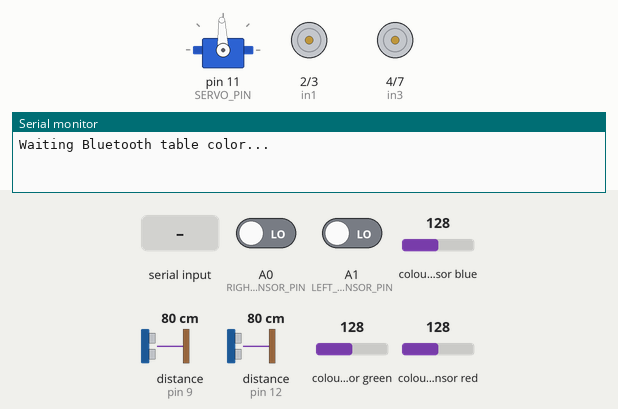
Recording of a sketch running on a simulated Arduino Uno, built with avr-gcc and run on an emulated ATmega328P. On the bench: servo, motor-driver pin pairs drawn as motors (green arrow = first pin HIGH = forward, orange = second pin HIGH = backward, longer = more drive, scaled by the enable pin), the last lines printed to the serial monitor. The test bench sets the inputs (shaded band); at power-on: distance to the obstacle (sensors on pin 12, pin 9) 80 cm, A0 (RIGHT_SENSOR_PIN) LOW, A1 (LEFT_SENSOR_PIN) LOW, colour sensor blue 128, colour sensor green 128, colour sensor red 128. The echo pulse lasts 58.3 µs per cm.

Above: at 1.2 s.
1.3 s: "GREEN\n" received over the second serial link
2.8 s: distance to the obstacle (sensor on pin 12) set to 14 cm
4.3 s: distance to the obstacle (sensor on pin 12) set to 10 cm
At 5.4 s:
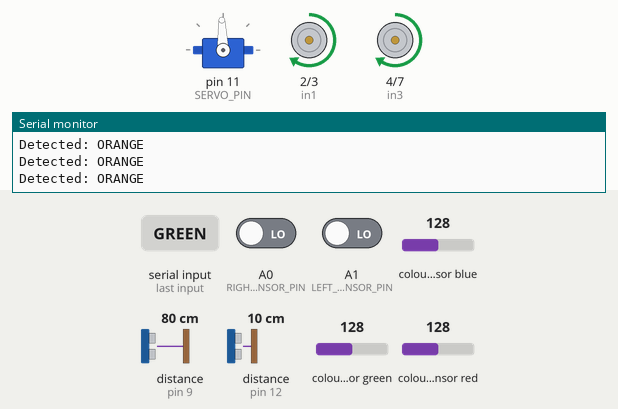
5.8 s: distance to the obstacle (sensor on pin 9) set to 21 cm
7.3 s: distance to the obstacle (sensor on pin 9) set to 17 cm
At 7.8 s:
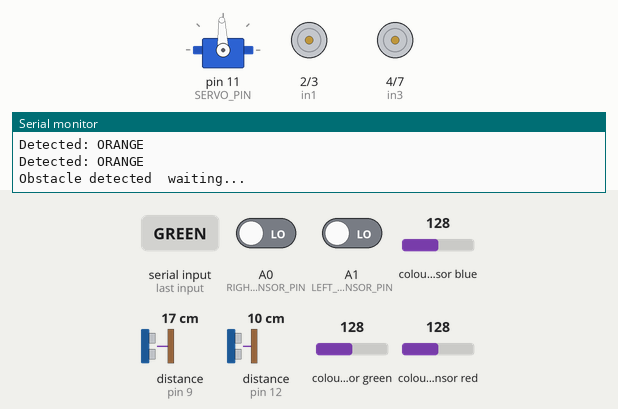
Timing chart, 0 to 9.8 s (numbered marks = the images above; inputs shaded):
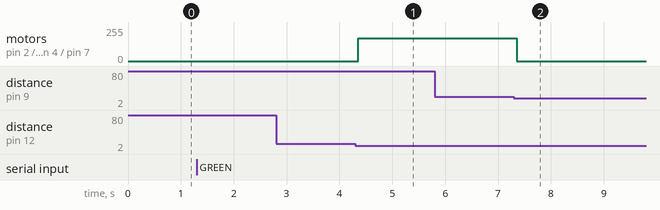

Measured:
- the behaviour switches between 12 and 11 cm on distance to the obstacle (sensor on pin 12) (found by bisection; images 0 and 1)
- the behaviour switches between 20 and 19 cm on distance to the obstacle (sensor on pin 9) (found by bisection; images 1 and 2)
- after the input at 2.8 s, every drawn part: stays the same
- after the input at 4.3 s, motor on pin 2 (in1) / pin 3 (in2), motor on pin 4 (in3) / pin 7 (in4): stopped → forward 170/255 after 0.05 s
- after the input at 7.3 s, motor on pin 2 (in1) / pin 3 (in2), motor on pin 4 (in3) / pin 7 (in4): forward 170/255 → stopped after 0.05 s

The sketch:

linefollowing-tablecolour-blutooth-vendibee2.ino
```cpp
/*


    Receives table color from ESP32 via Bluetooth:
       "PURPLE", "BLUE", "PINK", "ORANGE"

    Moves only AFTER:
        1) Bottle detected via side ultrasonic
        2) Bluetooth command received

    Goes to table color → stop 2s → continue forward

    Detect GREEN → home reached → stop forever

    Obstacle handling: wait until obstacle moves
*/

// ================= LIBRARIES ======================
#include <Servo.h>
#include <NewPing.h>
#include <Wire.h>
#include <Adafruit_Sensor.h>
#include <Adafruit_TCS34725.h>
#include <SoftwareSerial.h>

// ================= BLUETOOTH ======================
SoftwareSerial BT(13, 12);   // HC05 (TX, RX)

// ================= PIN DEFINITIONS =================
#define in1 2
#define in2 3
#define in3 4
#define in4 7
#define enA 5
#define enB 6

#define FRONT_TRIGGER_PIN 8
#define FRONT_ECHO_PIN 9

#define SIDE_TRIGGER_PIN 10
#define SIDE_ECHO_PIN 12

#define SERVO_PIN 11
#define LEFT_SENSOR_PIN A1
#define RIGHT_SENSOR_PIN A0

// ================= CONSTANTS ======================
#define MAX_DISTANCE 200
#define OBSTACLE_DISTANCE 20
#define BOTTLE_DISTANCE 12   // Adjust as needed

// ================= MOTOR SPEED ====================
int BaseSpeed = 170;
int TurnSpeed = 150;

// ================= OBJECTS ========================
Servo myServo;
NewPing frontSonar(FRONT_TRIGGER_PIN, FRONT_ECHO_PIN, MAX_DISTANCE);
NewPing sideSonar(SIDE_TRIGGER_PIN, SIDE_ECHO_PIN, MAX_DISTANCE);

Adafruit_TCS34725 tcs = Adafruit_TCS34725(
  TCS34725_INTEGRATIONTIME_50MS,
  TCS34725_GAIN_4X
);

// ================= FLAGS ==========================
bool homeReached = false;
bool bottleDetected = false;

String targetTable = "";
bool commandReceived = false;


// ================= SETUP ==========================
void setup() {
  Serial.begin(9600);
  BT.begin(9600);

  pinMode(in1, OUTPUT); pinMode(in2, OUTPUT);
  pinMode(in3, OUTPUT); pinMode(in4, OUTPUT);
  pinMode(enA, OUTPUT); pinMode(enB, OUTPUT);

  pinMode(LEFT_SENSOR_PIN, INPUT);
  pinMode(RIGHT_SENSOR_PIN, INPUT);

  myServo.attach(SERVO_PIN);
  myServo.write(92);

  if (!tcs.begin()) {
    Serial.println("Color sensor error");
    while (1);
  }

  Serial.println("Waiting Bluetooth table color...");
}


// ==================================================
// MAIN LOOP
// ==================================================
void loop() {

  // ----- WAIT FOR BLUETOOTH COMMAND -----
  if (!commandReceived) {
    if (BT.available()) {
      targetTable = BT.readStringUntil('\n');
      targetTable.trim();

      Serial.print("Table selected: ");
      Serial.println(targetTable);

      commandReceived = true;
      delay(300);
    }
    return;
  }

  // ----- HOME ALREADY REACHED -----
  if (homeReached) {
    Stop();
    Serial.println("HOME reached. Robot stopped.");
    while (1);
  }

  // ----- OBSTACLE CHECK -----
  int frontDistance = frontSonar.ping_cm();
  if (frontDistance > 0 && frontDistance < OBSTACLE_DISTANCE) {
    Stop();
    Serial.println("Obstacle detected  waiting...");

    while (true) {
      int d = frontSonar.ping_cm();
      if (d == 0 || d > OBSTACLE_DISTANCE) break;
      delay(100);
    }

    Serial.println("Obstacle cleared. Continuing...");
  }

  // ----- BOTTLE DETECTION -----
  int sideDistance = sideSonar.ping_cm();
  if (sideDistance > 0 && sideDistance < BOTTLE_DISTANCE) {
    bottleDetected = true;
  }

  // Robot moves only if bottle was detected
  if (!bottleDetected) {
    Stop();
    return;
  }

  // ----- COLOR DETECTION -----
  detectAndActOnColor();

  // ----- FOLLOW LINE -----
  followLine();
}


// ==================================================
// LINE FOLLOWING
// ==================================================
void followLine() {
  int left = !digitalRead(LEFT_SENSOR_PIN);
  int right = !digitalRead(RIGHT_SENSOR_PIN);

  if (left && right) forward();
  else if (left && !right) leftTurn();
  else if (!left && right) rightTurn();
  else Stop();
}


// ==================================================
// MOTOR CONTROL
// ==================================================
void forward() {
  digitalWrite(in1, HIGH); digitalWrite(in2, LOW);
  digitalWrite(in3, HIGH); digitalWrite(in4, LOW);
  analogWrite(enA, BaseSpeed);
  analogWrite(enB, BaseSpeed);
}

void leftTurn() {
  digitalWrite(in1, HIGH); digitalWrite(in2, LOW);
  digitalWrite(in3, LOW);  digitalWrite(in4, HIGH);
}

void rightTurn() {
  digitalWrite(in1, LOW);  digitalWrite(in2, HIGH);
  digitalWrite(in3, HIGH); digitalWrite(in4, LOW);
}

void Stop() {
  digitalWrite(in1, LOW);
  digitalWrite(in2, LOW);
  digitalWrite(in3, LOW);
  digitalWrite(in4, LOW);
}


// ==================================================
// COLOR CONVERSION
// ==================================================
void rgbToHsv(float r, float g, float b, float &h, float &s, float &v) {
  r /= 255.0; g /= 255.0; b /= 255.0;
  float maxVal = max(r, max(g, b));
  float minVal = min(r, min(g, b));
  v = maxVal;

  float d = maxVal - minVal;
  s = maxVal ? d / maxVal : 0;

  if (!d) h = 0;
  else {
    if (maxVal == r) h = (g - b) / d + (g < b ? 6 : 0);
    else if (maxVal == g) h = (b - r) / d + 2;
    else h = (r - g) / d + 4;
    h *= 60;
  }
}


// ==================================================
// COLOR DETECT & ACTION
// ==================================================
void detectAndActOnColor() {

  float r, g, b;
  tcs.getRGB(&r, &g, &b);

  float h, s, v;
  rgbToHsv(r, g, b, h, s, v);

  String detected = "";

  // ----- COLOR CLASSIFICATION -----
  if (h >= 260 && h <= 300) detected = "PURPLE";
  else if (h < 45) detected = "ORANGE";
  else if (h >= 45 && h < 120) detected = "GREEN";
  else if (h >= 120 && h < 210) detected = "BLUE";
  else if (h >= 300 && h <= 345) detected = "PINK";

  Serial.print("Detected: ");
  Serial.println(detected);

  // ----- TABLE COLOR REACHED -----
  if (detected == targetTable) {
    Stop();
    Serial.println("TABLE REACHED → stopping 2 seconds");
    delay(2000);
  }

  // ----- HOME COLOR DETECTED -----
  if (detected == "GREEN") {
    Stop();
    homeReached = true;
  }
}
```
